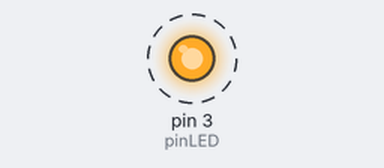
Bench run of a sketch on a simulated Arduino Uno, built with avr-gcc and run on an emulated ATmega328P. On the bench: output pins drawn as LEDs (lit = HIGH). Dashed ring = blinking.

Above: at 0.05 s.
Timing chart, 0 to 3.0 s (numbered marks = the images above):
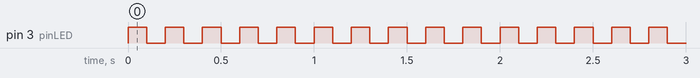

The sketch:

_7.2a.ino
```cpp
// 7.2a GroveでLチカ

// Arduinoにかぶせることで、電子回路の知識やハンダ付けしなくとも
// センサやアクチュエータを簡単につなげられるGroveを使う

// LED SocketにLEDをさし（LEDの長い足が＋、短い足が－）
// ケーブルをGroveのD3にさす
const int pinLED = 3;

// 以下、7.1と全く同じ
// 初期設定
void setup() {
  // pinLEDで指定した番号のピンを、出力モードにする
  pinMode(pinLED, OUTPUT);
}

// メインの処理、この中の命令が繰り返し実行される
void loop() {
  digitalWrite(pinLED, HIGH); // pinLEDにHIGHの信号を出力（LEDが光る）
  delay(100);                 // 100ms待つ
  digitalWrite(pinLED, LOW);  // pinLEDにLOWの信号を出力（LEDが消える）
  delay(100);                 // 100ms待つ
}
```

Measured:
- by itself, pin 3 (pinLED): alternates HIGH for 0.10 s and LOW for 0.10 s
